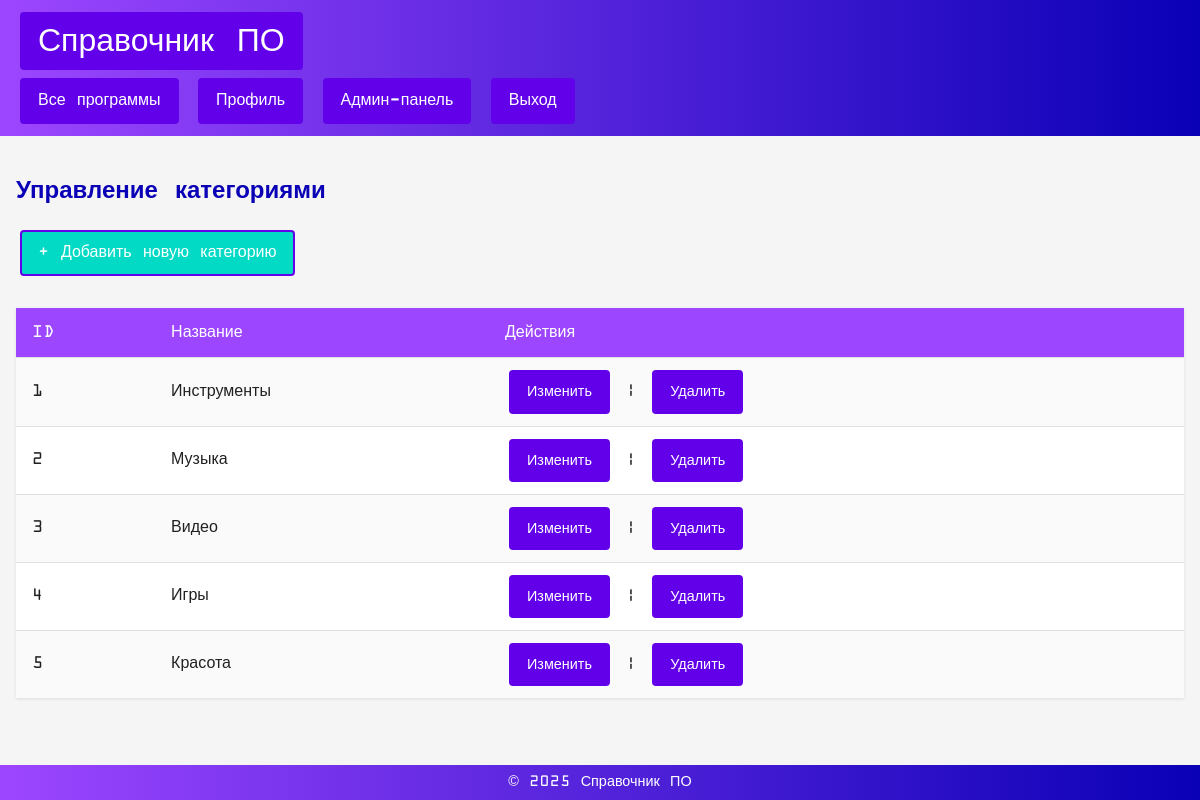
Screenshot of /admin/categories_list.php (signed in) with the database file from the repository.
### tables this page shows
CREATE TABLE `categories` (
  `id` int(11) NOT NULL,
  `name` varchar(50) NOT NULL
);

### admin/categories_list.php (the view, shortened to what this page needs)
<?php
require_once __DIR__ . '/../includes/db_connect.php';
include    __DIR__ . '/../includes/header.php';
$categories = $pdo->query("SELECT * FROM categories ORDER BY id")->fetchAll();
?>
<h2>Управление категориями</h2>
<p><a href="add_category.php">+ Добавить новую категорию</a></p>
<table>
<tr><th>ID</th><th>Название</th><th>Действия</th></tr>
<?php foreach ($categories as $c): ?>
    <tr>
    <td><?= $c['id'] ?></td>
    <td><?= htmlspecialchars($c['name']) ?></td>
    <td>
        <a href="edit_category.php?id=<?= $c['id'] ?>">Изменить</a>
        |
        <a href="delete_category.php?id=<?= $c['id'] ?>"
        onclick="return confirm('Удалить категорию «<?= htmlspecialchars($c['name']) ?>»?');">
        Удалить
        </a>
    </td>
    </tr>
<?php endforeach; ?>
</table>
<?php include __DIR__ . '/../includes/footer.php'; ?>

### css/styles.css (style rules this page uses)
html, body { height: 100%; margin: 0; padding: 0; }
body { display: flex; flex-direction: column; }
body { font-family: 'OCRA', sans-serif; background-color: var(--background-color); color: var(--text-color); line-height: 1.6; }
:root { --primary-color: #6200ea; --primary-light: #9d46ff; --primary-dark: #0a00b6; --secondary-color: #03dac6; --background-color: #f5f5f5; --text-color: #212121; --header-footer-bg: linear-gradient(90deg, var(--primary-light), var(--primary-dark)); --header-footer-text: #ffffff; }
* { box-sizing: border-box; }
a { color: var(--header-footer-text) !important; text-decoration: none !important; display: inline-block; padding: 0.5rem 1rem; margin: 0.25rem; border: 2px solid var(--primary-color); border-radius: 4px; background-color: var(--primary-color); font-weight: 500; transition: background-color 0.2s, color 0.2s; }
main ul, main form, main table { width: 100%; }

### css/software_list.css (style rules this page uses)
a { color: var(--header-footer-text) !important; text-decoration: none !important; }

### css/categories.css (style rules this page uses)
h2 { margin-bottom: 1rem; font-size: 1.5rem; color: var(--primary-dark); }
a[href$="add_category.php"] { display: inline-block; margin-bottom: 1rem; padding: 0.5rem 1rem; background-color: var(--secondary-color); color: #000; text-decoration: none; border-radius: 4px; font-weight: 500; transition: background-color 0.2s; }
table { width: 100%; border-collapse: collapse; background: #fff; box-shadow: 0 1px 3px rgba(0,0,0,0.1); }
th, td { padding: 0.75rem 1rem; border-bottom: 1px solid #e0e0e0; text-align: left; }
th { background-color: var(--primary-light); color: #fff; font-weight: 500; }
tr:last-child td { border-bottom: none; }
table a { color: var(--primary-color); text-decoration: none; margin: 0 0.25rem; font-size: 0.9rem; }
table tr:nth-child(even) { background-color: #fafafa; }

### rows the page displays
categories: id "1", name "Инструменты"
categories: id "2", name "Музыка"
categories: id "3", name "Видео"
categories: id "4", name "Игры"
categories: id "5", name "Красота"
